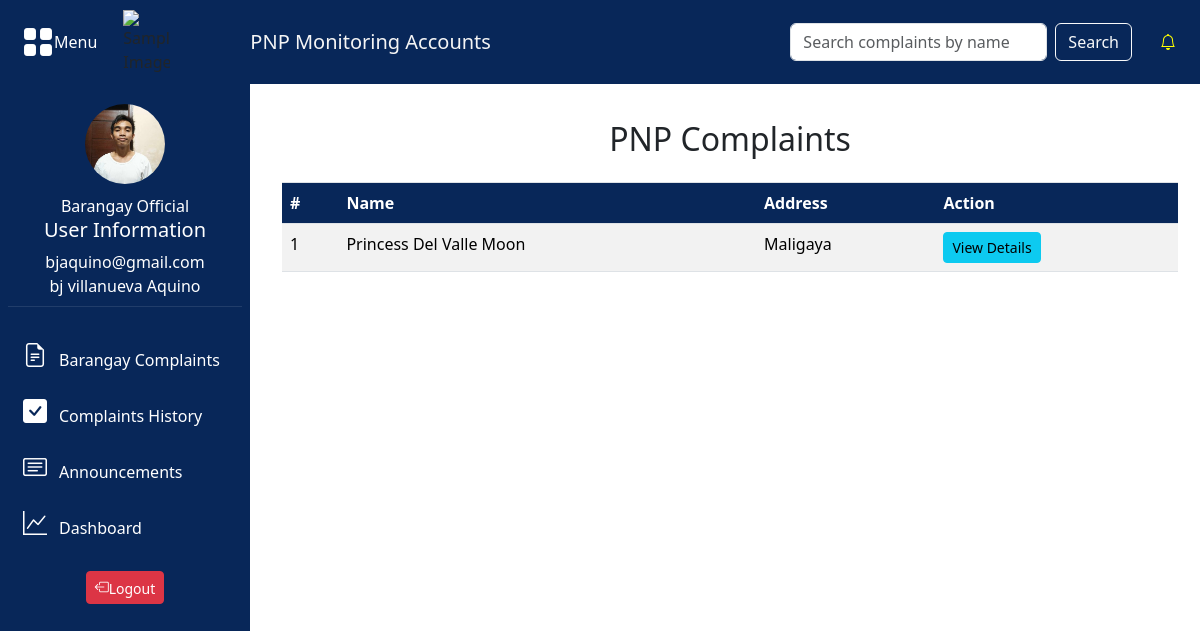
Page /pnp/pnp.php (signed in) on the committed database.
### tables this page shows
CREATE TABLE `tbl_complaints` (
  `complaints_id` int(15) NOT NULL,
  `complaint_name` varchar(255) NOT NULL,
  `cp_number` varchar(10) NOT NULL,
  `complaints_person` varchar(15) NOT NULL,
  `status` varchar(20) NOT NULL DEFAULT '''Inprogress''',
  `complaints` text NOT NULL,
  `responds` enum('barangay','pnp') NOT NULL,
  `date_filed` date NOT NULL,
  `approved` tinyint(1) NOT NULL,
  `category_id` int(1) NOT NULL,
  `barangays_id` int(10) NOT NULL,
  `image_id` int(10) NOT NULL,
  `info_id` int(11) NOT NULL,
  `user_id` int(11) NOT NULL
);

CREATE TABLE `tbl_users_barangay` (
  `barangays_id` int(11) NOT NULL,
  `barangay_name` varchar(255) NOT NULL,
  `official_id` int(11) NOT NULL
);

### pnp/pnp.php (the view, shortened to what this page needs)
<!DOCTYPE html>
<html lang="en">
<head>
    <link href="https://cdnjs.cloudflare.com/ajax/libs/bootstrap-icons/1.8.1/font/bootstrap-icons.min.css" rel="stylesheet">
    <link href="https://cdn.jsdelivr.net/npm/bootstrap@5.3.3/dist/css/bootstrap.min.css" rel="stylesheet">
    <link rel="stylesheet" type="text/css" href="../styles/style.css">
</head>
<body>
<?php
include '../includes/pnp-bar.php';
include '../includes/pnp-nav.php';
?>
  <center>  <div class="content">
        <div class="container">
            <h2 class="mt-3 mb-4">PNP Complaints</h2>
            <div class="table">
    <table class="table table-striped table-bordered table-center">
        <thead>
            <tr>
                <th>#</th>
                <th>Name</th>
                <th>Address</th>
                <th>Action</th>
            </tr>
        </thead>
        <tbody>
        <?php
        include '../connection/dbconn.php';
        function displayPNPComplaints($pdo) {
            try {
                $stmt = $pdo->prepare("
                    SELECT c.complaints_id, c.complaint_name, c.date_filed, c.status,
                           c.barangays_id, c.cp_number, c.complaints_person
                    FROM tbl_complaints c
                    WHERE c.status = 'pnp'
                    ORDER BY c.date_filed ASC
                ");
                $stmt->execute();
                $row_number = 1;
                while ($row = $stmt->fetch(PDO::FETCH_ASSOC)) {
                    $complaint_id = $row['complaints_id'];
                    $complaint_name = htmlspecialchars($row['complaint_name']);
                    if (!empty($row['barangays_id'])) {
                        $stmtBar = $pdo->prepare("SELECT barangay_name FROM tbl_users_barangay WHERE barangays_id = ?");
                        $stmtBar->execute([$row['barangays_id']]);
                        $barangay_name = htmlspecialchars($stmtBar->fetchColumn());
                    } else {
                        $barangay_name = 'Unknown';
                    }
                    $address = $barangay_name;
                    echo "<tr>";
                    echo "<td>{$row_number}</td>";
                    echo "<td>{$complaint_name}</td>";
                    echo "<td>{$address}</td>";
                    echo "<td><button class='btn btn-info btn-sm' data-bs-toggle='modal' data-bs-target='#viewDetailsModal' data-id='{$complaint_id}'>View Details</button></td>";
                    echo "</tr>";
                    $row_number++;
                }
            } catch (PDOException $e) {
                echo "<tr><td colspan='4'>Error fetching PNP complaints: " . $e->getMessage() . "</td></tr>";
            }
        }
        displayPNPComplaints($pdo);
        ?>
        </tbody>
    </table>
            </div>
        </div>
    </div>
  </center>
</body>
</html>

### styles/style.css (style rules this page uses)
.content { margin-left: 250px; transition: margin-left 0.3s ease; padding: 20px; width: 80%; }
table, th, td { border: none; }
table { border-collapse: collapse; width: 100%; }

### pnp/pnp.php (style rules this page uses)
.table thead th { background-color: #082759; color: #ffffff; }

### rows in the picture
tbl_complaints: complaint_name "Princess Del Valle Moon", barangays.barangay_name "Maligaya"

### other values in the picture
$_SESSION['accountType'] "Barangay Official"
$email "bjaquino@gmail.com"
$firstName "bj"
$middleName "villanueva"
$lastName "Aquino"
